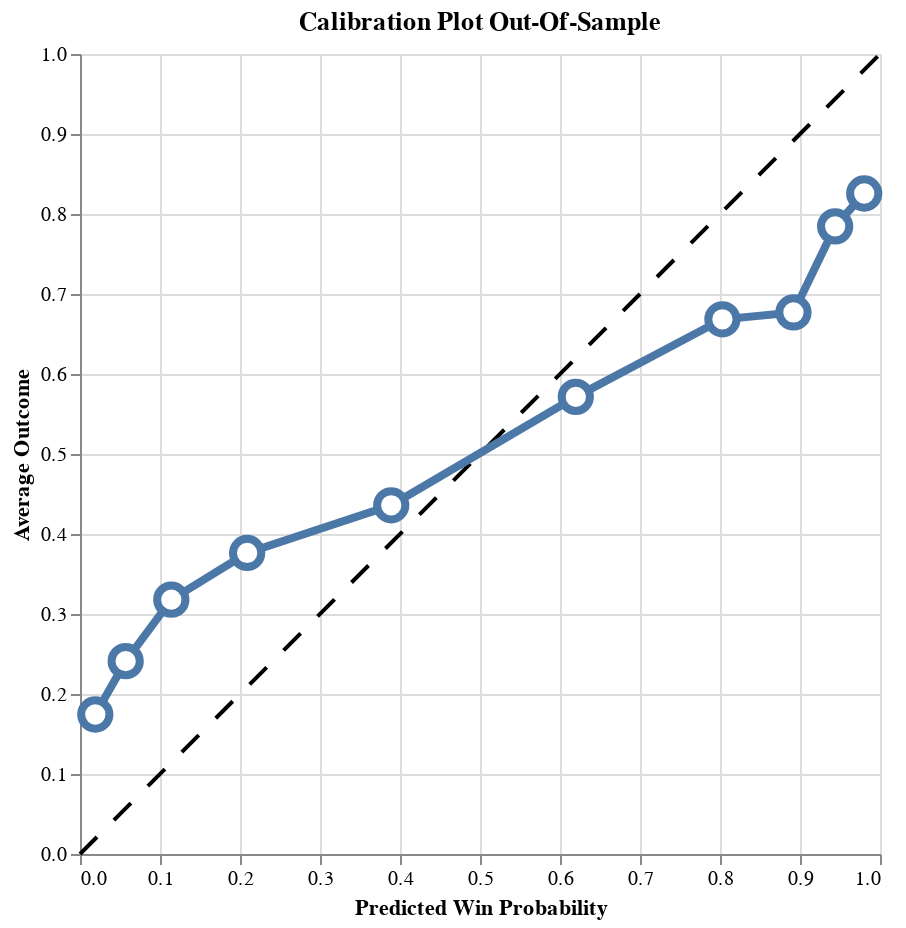

Source (notebook cell):
### Code cell
self.plot_calibration_oos(oos_data=games_ge_40_test_unique_df)

### Figure 1 — Vega-Lite specification as saved in the notebook (floating-point values rounded to 4 significant figures)
{"config": {"view": {"continuousWidth": 300, "continuousHeight": 300}}, "layer": [{"data": {"name": "data-42f50405073b2dbe8396db6b7dd2f6be"}, "mark": {"type": "line", "color": "black", "strokeDash": [12, 12]}, "encoding": {"x": {"field": "x", "type": "quantitative"}, "y": {"field": "y", "type": "quantitative"}}}, {"data": {"name": "data-074e049157c80336780663915b537e9d"}, "mark": {"type": "line", "strokeWidth": 4}, "encoding": {"x": {"field": "win_prob_midpoint", "title": "Predicted Win Probability", "type": "quantitative"}, "y": {"field": "avg_outcome", "title": "Average Outcome", "type": "quantitative"}}}, {"data": {"name": "data-074e049157c80336780663915b537e9d"}, "mark": {"type": "point", "fill": "white", "opacity": 1, "size": 200, "strokeWidth": 4}, "encoding": {"x": {"field": "win_prob_midpoint", "type": "quantitative"}, "y": {"field": "avg_outcome", "type": "quantitative"}}}], "height": 400, "title": "Calibration Plot Out-Of-Sample", "width": 400, "$schema": "https://vega.github.io/schema/vega-lite/v5.20.1.json", "datasets": {"data-42f50405073b2dbe8396db6b7dd2f6be": [{"x": 0, "y": 0}, {"x": 1, "y": 1}], "data-074e049157c80336780663915b537e9d": [{"avg_outcome": 0.1744, "win_prob_midpoint": 0.01913}, {"avg_outcome": 0.241, "win_prob_midpoint": 0.0571}, {"avg_outcome": 0.3179, "win_prob_midpoint": 0.1141}, {"avg_outcome": 0.3763, "win_prob_midpoint": 0.2089}, {"avg_outcome": 0.4359, "win_prob_midpoint": 0.389}, {"avg_outcome": 0.5714, "win_prob_midpoint": 0.6198}, {"avg_outcome": 0.6684, "win_prob_midpoint": 0.803}, {"avg_outcome": 0.6769, "win_prob_midpoint": 0.8918}, {"avg_outcome": 0.7846, "win_prob_midpoint": 0.9439}, {"avg_outcome": 0.8256, "win_prob_midpoint": 0.9803}]}}
